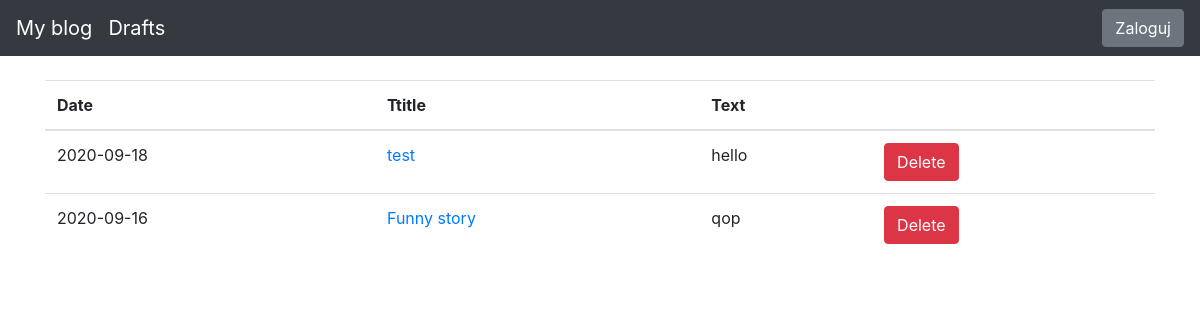
The page /draft-posts on the database as committed earlier.
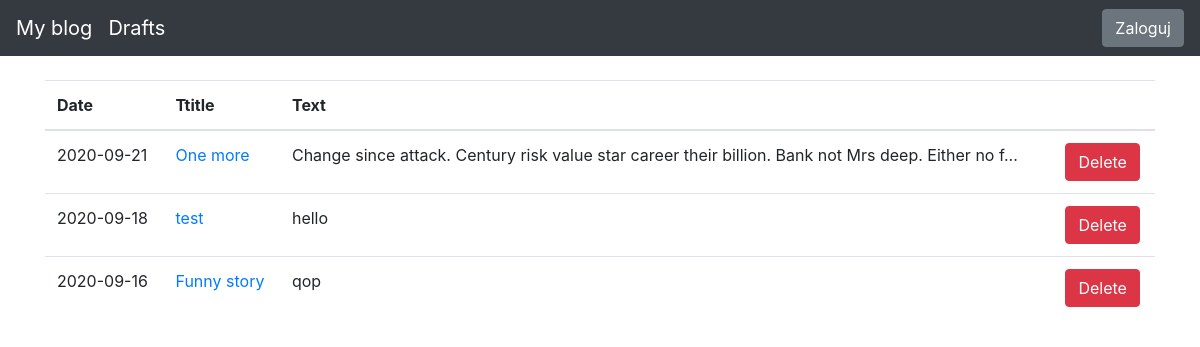
The same page on the database as committed later.
### blog/models.py (models this page shows)
class Entry(db.Model):
   id = db.Column(db.Integer, primary_key=True)
   title = db.Column(db.String(80), nullable=False)
   body = db.Column(db.Text, nullable=False)
   pub_date = db.Column(db.DateTime, nullable=False,
       default=datetime.datetime.utcnow)
   is_published = db.Column(db.Boolean, default=False)

### blog/routes.py (the view)
@app.route('/draft-posts')
def draft_posts():
    drafts = Entry.query.filter_by(is_published=False).order_by(Entry.pub_date.desc())
    return render_template("drafts.html", drafts=drafts)

### blog/templates/drafts.html
{% extends "base.html" %}
{% block content %}
<table class="table">
   <thead>
     <tr>
       <th scope="col">Date</th>
       <th scope="col">Ttitle</th>
       <th scope="col">Text</th>
       <th scope="col"></th>
     </tr>
   </thead>
   <tbody>
       {% for post in drafts %}
     <tr>
       <td>
           {{ post.pub_date.strftime('%Y-%m-%d') }}
       </td>
       <td>
           <a href="{{ url_for('exist_post', id=post.id) }}">
               {{ post.title }}
           </a>
       </td>
       <td>{{ post.body|truncate(100, true) }}</td>
         <td><form method="POST" action = "/delete-post/{{ post.id }}"><button type="submit" class="btn btn-danger">Delete</button></form></td>
     </tr>
     {% endfor %}
   </tbody>
 </table>
{% endblock %}

Rows that differ between the two databases and show on the page:
added Entry: pub_date "2020-09-21", title "One more", body "Change since attack. Century risk value star career their billion. Bank not Mrs deep. Either no f..."
